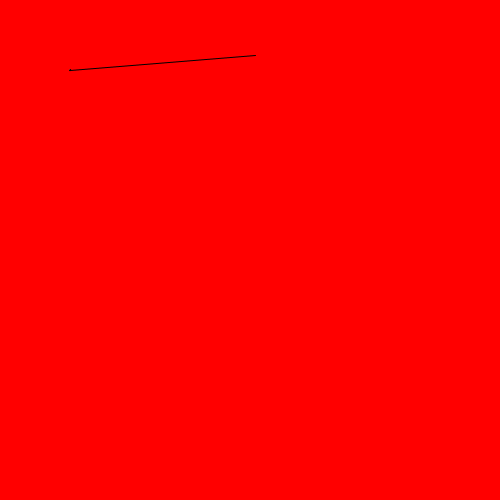
Frame 1 (no input)
Frame 60 (the mouse pressed at the canvas centre just before this capture): identical to frame 1, image omitted
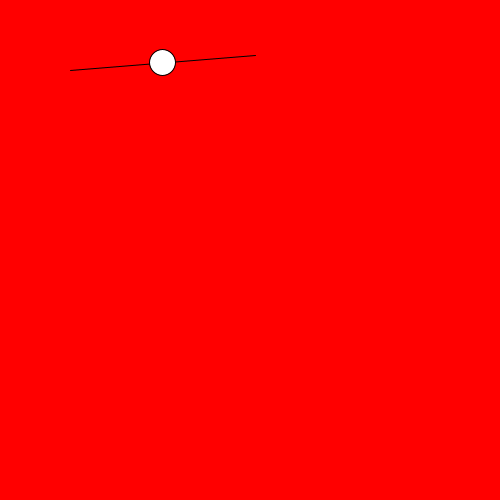
Frame 120 (the mouse held since frame 60 and released just before this capture)

The Processing sketch that drew these frames (run headless with seeded random() and noise(); from frame 60 on, the mouse is pressed at the canvas centre):

// Processing sketch: sketch_140728b
// ── sketch_140728b.pde
void setup(){
  size(500, 500);
  frameRate(60);
}

float Lx = 70;
float Ly = 70;
float lx = 255;
float ly = 55;

void draw(){
  background(255, 0, 0);
  line(Lx, Ly, lx, ly);
  float a = map(mouseX, 0, width, 0, 1);
  float r = map(mouseY, 0, height, 1, 50);
  float ex = Lx + a*(lx - Lx);
  float ey = Ly + a*(ly - Ly);
  ellipse(ex, ey, r, r);
}
